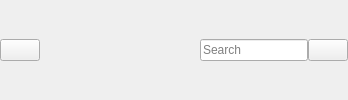
        <widget class="QWidget" name="widget" native="true">
         <layout class="QHBoxLayout" name="horizontalLayout_3">
          <property name="spacing">
           <number>0</number>
          </property>
          <property name="leftMargin">
           <number>0</number>
          </property>
          <property name="topMargin">
           <number>0</number>
          </property>
          <property name="rightMargin">
           <number>0</number>
          </property>
          <property name="bottomMargin">
           <number>0</number>
          </property>
          <item>
           <widget class="QPushButton" name="menuBtn">
            <property name="font">
             <font>
              <pointsize>9</pointsize>
             </font>
            </property>
            <property name="text">
             <string/>
            </property>
            <property name="icon">
             <iconset resource="resource.qrc">
              <normaloff>:/icon/icon/menu-4-32.ico</normaloff>:/icon/icon/menu-4-32.ico</iconset>
            </property>
            <property name="iconSize">
             <size>
              <width>14</width>
              <height>14</height>
             </size>
            </property>
            <property name="checkable">
             <bool>true</bool>
            </property>
           </widget>
          </item>
          <item>
           <spacer name="horizontalSpacer">
            <property name="orientation">
             <enum>Qt::Horizontal</enum>
            </property>
            <property name="sizeHint" stdset="0">
             <size>
              <width>160</width>
              <height>20</height>
             </size>
            </property>
           </spacer>
          </item>
          <item>
           <widget class="QLineEdit" name="searchBar">
            <property name="placeholderText">
             <string>Search</string>
            </property>
           </widget>
          </item>
          <item>
           <widget class="QPushButton" name="searchBtn">
            <property name="text">
             <string/>
            </property>
            <property name="icon">
             <iconset resource="resource.qrc">
              <normaloff>:/icon/icon/search-13-48.ico</normaloff>:/icon/icon/search-13-48.ico</iconset>
            </property>
           </widget>
          </item>
         </layout>
        </widget>
